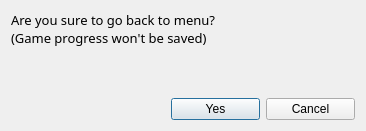
<?xml version="1.0" encoding="UTF-8"?>
<ui version="4.0">
 <class>warning</class>
 <widget class="QDialog" name="warning">
  <property name="geometry">
   <rect>
    <x>0</x>
    <y>0</y>
    <width>366</width>
    <height>131</height>
   </rect>
  </property>
  <property name="windowTitle">
   <string>Dialog</string>
  </property>
  <layout class="QVBoxLayout" name="verticalLayout" stretch="2,1">
   <item>
    <widget class="QLabel" name="label">
     <property name="font">
      <font>
       <family>微軟正黑體</family>
       <pointsize>10</pointsize>
      </font>
     </property>
     <property name="text">
      <string>Are you sure to go back to menu?
(Game progress won't be saved)</string>
     </property>
     <property name="alignment">
      <set>Qt::AlignLeading|Qt::AlignLeft|Qt::AlignTop</set>
     </property>
    </widget>
   </item>
   <item>
    <layout class="QHBoxLayout" name="horizontalLayout">
     <property name="leftMargin">
      <number>160</number>
     </property>
     <item>
      <widget class="QPushButton" name="Yes">
       <property name="text">
        <string>Yes</string>
       </property>
      </widget>
     </item>
     <item>
      <widget class="QPushButton" name="Cancel">
       <property name="text">
        <string>Cancel</string>
       </property>
      </widget>
     </item>
    </layout>
   </item>
  </layout>
 </widget>
 <resources/>
 <connections/>
</ui>
